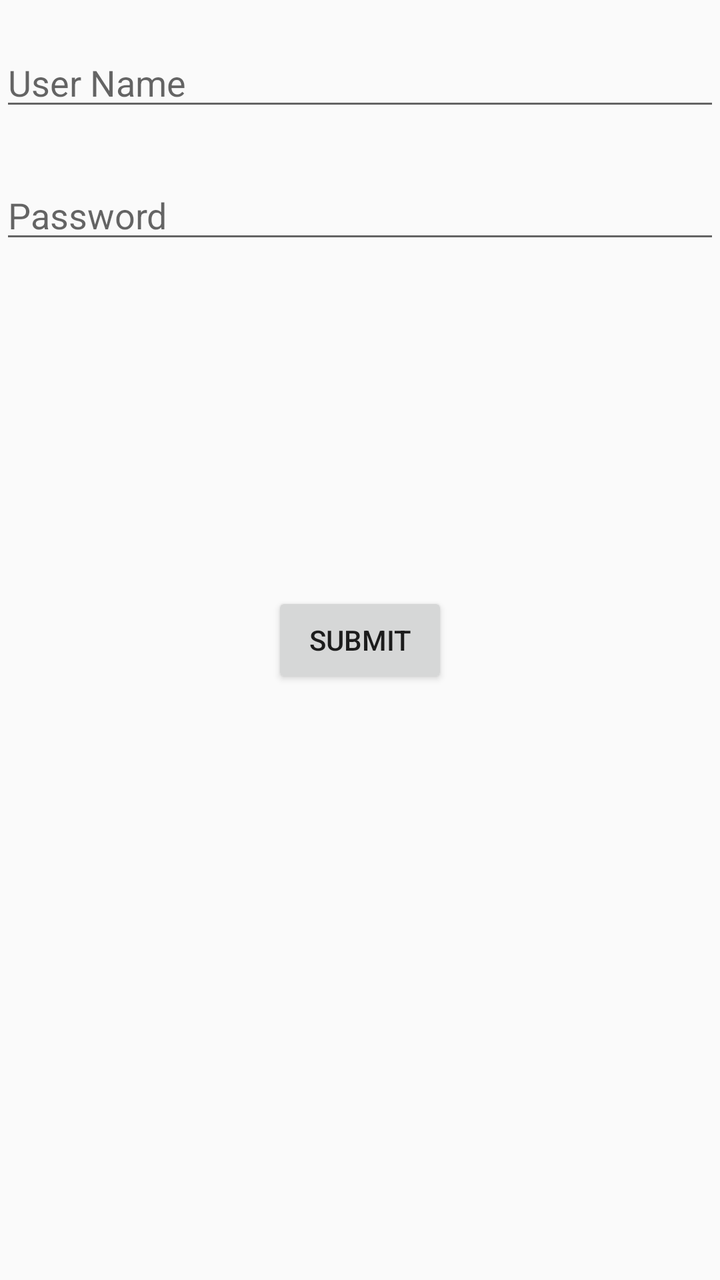
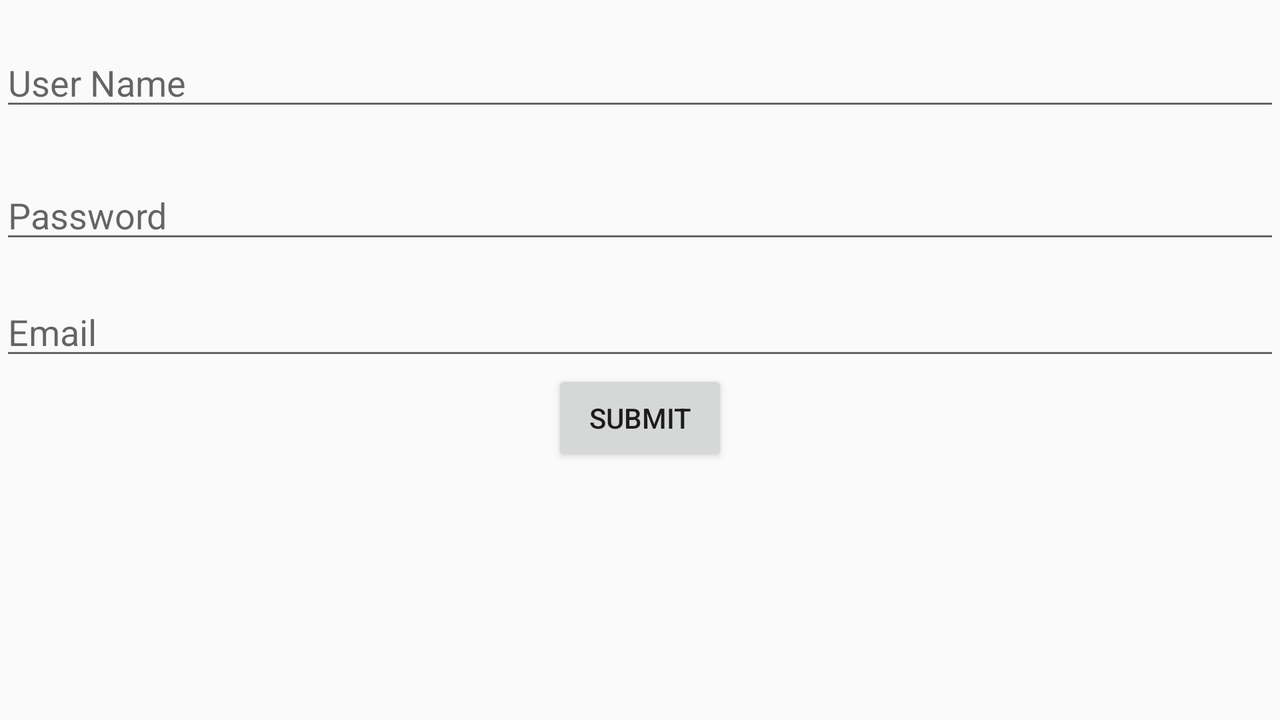

The same Android screen from two of the app's own layout files: first res/layout/ as a phone draws it, then the repository's variant for another configuration, drawn on a device whose configuration selects that folder. Both files follow.
<!-- AndroidManifest.xml: application theme AppTheme -->
<!-- res/layout/activity_register.xml -->
<?xml version="1.0" encoding="utf-8"?>
<RelativeLayout xmlns:android="http://schemas.android.com/apk/res/android"
    xmlns:app="http://schemas.android.com/apk/res-auto"
    xmlns:tools="http://schemas.android.com/tools"
    android:layout_width="match_parent"
    android:layout_height="match_parent"
    tools:context="com.example.jzabar7531.lyricist.RegisterActivity"
    tools:layout_editor_absoluteY="81dp"
    tools:layout_editor_absoluteX="0dp">


    <EditText
        android:id="@+id/usernameRegTxt"
        android:layout_width="wrap_content"
        android:layout_height="wrap_content"
        android:layout_alignParentEnd="true"
        android:layout_alignParentLeft="true"
        android:layout_alignParentRight="true"
        android:layout_alignParentStart="true"
        android:layout_alignParentTop="true"
        android:layout_marginTop="19dp"
        android:ems="10"
        android:hint="User Name"
        android:inputType="textPersonName"
        tools:layout_editor_absoluteX="161dp"
        tools:layout_editor_absoluteY="92dp" />

    <EditText
        android:id="@+id/passwordRegTxt"
        android:layout_width="wrap_content"
        android:layout_height="wrap_content"
        android:layout_alignParentEnd="true"
        android:layout_alignParentLeft="true"
        android:layout_alignParentRight="true"
        android:layout_alignParentStart="true"
        android:layout_below="@+id/usernameRegTxt"
        android:layout_marginTop="25dp"
        android:ems="10"
        android:hint="Password"
        android:inputType="textPersonName"
        tools:layout_editor_absoluteX="161dp"
        tools:layout_editor_absoluteY="31dp" />


    <Button
        android:id="@+id/submitRegBtn"
        android:layout_width="wrap_content"
        android:layout_height="wrap_content"
        android:text="Submit"
        android:layout_centerVertical="true"
        android:layout_centerHorizontal="true" />

</RelativeLayout>
<!-- resources referenced by this layout -->
<resources>
  <style name="AppTheme" parent="Theme.AppCompat.Light.DarkActionBar">
          
          <item name="colorPrimary">@color/colorPrimary</item>
          <item name="colorPrimaryDark">@color/colorPrimaryDark</item>
          <item name="colorAccent">@color/colorAccent</item>
      </style>
  <color name="colorPrimary">#5680e9</color>
  <color name="colorPrimaryDark">#1a1a1d</color>
  <color name="colorAccent">#ADD8E6</color>
</resources>
<!-- res/layout-land/activity_register.xml (the repository's variant of the layout above) -->
<!-- drawn on the phone turned sideways -->
<?xml version="1.0" encoding="utf-8"?>
<RelativeLayout xmlns:android="http://schemas.android.com/apk/res/android"
    xmlns:app="http://schemas.android.com/apk/res-auto"
    xmlns:tools="http://schemas.android.com/tools"
    android:layout_width="match_parent"
    android:layout_height="match_parent"
    tools:context="com.example.jzabar7531.lyricist.RegisterActivity"
    tools:layout_editor_absoluteY="81dp"
    tools:layout_editor_absoluteX="0dp">


    <EditText
        android:id="@+id/usernameRegTxt"
        android:layout_width="wrap_content"
        android:layout_height="wrap_content"
        android:layout_alignParentEnd="true"
        android:layout_alignParentLeft="true"
        android:layout_alignParentRight="true"
        android:layout_alignParentStart="true"
        android:layout_alignParentTop="true"
        android:layout_marginTop="19dp"
        android:ems="10"
        android:hint="User Name"
        android:inputType="textPersonName"
        tools:layout_editor_absoluteX="161dp"
        tools:layout_editor_absoluteY="92dp" />

    <EditText
        android:id="@+id/passwordRegTxt"
        android:layout_width="wrap_content"
        android:layout_height="wrap_content"
        android:layout_alignParentEnd="true"
        android:layout_alignParentLeft="true"
        android:layout_alignParentRight="true"
        android:layout_alignParentStart="true"
        android:layout_below="@+id/usernameRegTxt"
        android:layout_marginTop="25dp"
        android:ems="10"
        android:hint="Password"
        android:inputType="textPersonName"
        tools:layout_editor_absoluteX="161dp"
        tools:layout_editor_absoluteY="31dp" />


    <Button
        android:id="@+id/submitRegBtn"
        android:layout_width="wrap_content"
        android:layout_height="wrap_content"
        android:text="Submit"
        android:layout_below="@+id/emailRegTxt"
        android:layout_centerHorizontal="true" />

    <EditText
        android:id="@+id/emailRegTxt"
        android:layout_width="wrap_content"
        android:layout_height="wrap_content"
        android:layout_marginTop="17dp"
        android:ems="10"
        android:hint="Email"
        android:inputType="textPersonName"
        android:layout_below="@+id/passwordRegTxt"
        android:layout_alignParentLeft="true"
        android:layout_alignParentStart="true"
        android:layout_alignParentRight="true"
        android:layout_alignParentEnd="true" />

</RelativeLayout>
